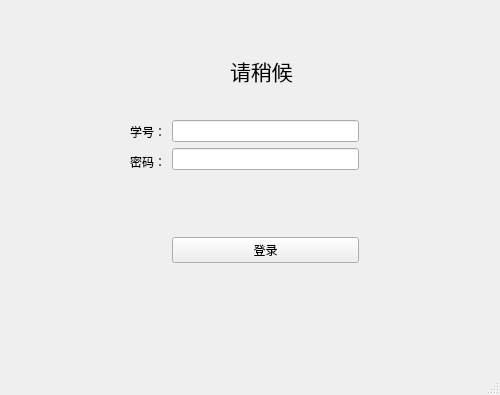
<?xml version="1.0" encoding="UTF-8"?>
<ui version="4.0">
 <class>MainWindow</class>
 <widget class="QMainWindow" name="MainWindow">
  <property name="geometry">
   <rect>
    <x>0</x>
    <y>0</y>
    <width>500</width>
    <height>395</height>
   </rect>
  </property>
  <property name="windowTitle">
   <string>MainWindow</string>
  </property>
  <widget class="QWidget" name="centralwidget">
   <widget class="QLabel" name="label_3">
    <property name="geometry">
     <rect>
      <x>230</x>
      <y>50</y>
      <width>81</width>
      <height>41</height>
     </rect>
    </property>
    <property name="font">
     <font>
      <family>Arial</family>
      <pointsize>16</pointsize>
     </font>
    </property>
    <property name="text">
     <string>请稍候</string>
    </property>
   </widget>
   <widget class="QWidget" name="">
    <property name="geometry">
     <rect>
      <x>130</x>
      <y>120</y>
      <width>229</width>
      <height>143</height>
     </rect>
    </property>
    <layout class="QGridLayout" name="gridLayout_2">
     <item row="0" column="1" rowspan="5">
      <layout class="QVBoxLayout" name="verticalLayout">
       <item>
        <layout class="QGridLayout" name="gridLayout">
         <item row="1" column="0">
          <widget class="QLineEdit" name="lineEdit_3"/>
         </item>
         <item row="0" column="0">
          <widget class="QLineEdit" name="lineEdit"/>
         </item>
        </layout>
       </item>
       <item>
        <spacer name="verticalSpacer">
         <property name="orientation">
          <enum>Qt::Vertical</enum>
         </property>
         <property name="sizeHint" stdset="0">
          <size>
           <width>20</width>
           <height>40</height>
          </size>
         </property>
        </spacer>
       </item>
       <item>
        <widget class="QPushButton" name="pushButton">
         <property name="text">
          <string>登录</string>
         </property>
        </widget>
       </item>
      </layout>
     </item>
     <item row="0" column="0" alignment="Qt::AlignHCenter">
      <widget class="QLabel" name="label">
       <property name="text">
        <string>学号：</string>
       </property>
      </widget>
     </item>
     <item row="1" column="0" alignment="Qt::AlignHCenter">
      <widget class="QLabel" name="label_2">
       <property name="text">
        <string>密码：</string>
       </property>
      </widget>
     </item>
    </layout>
   </widget>
  </widget>
  <widget class="QStatusBar" name="statusbar"/>
 </widget>
 <tabstops>
  <tabstop>lineEdit</tabstop>
  <tabstop>lineEdit_3</tabstop>
  <tabstop>pushButton</tabstop>
 </tabstops>
 <resources/>
 <connections/>
</ui>
